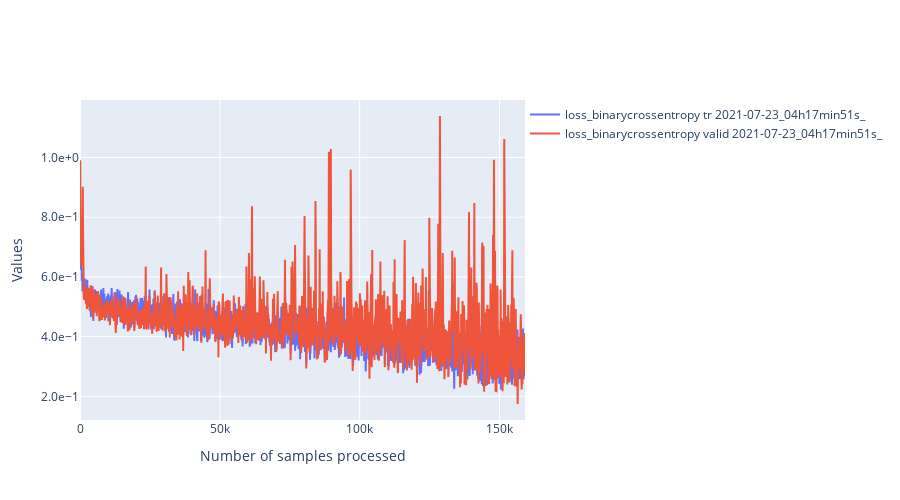

Here is the notebook cell this chart was saved with:
### Code cell
filtered_dataframe = data.df
import ipywidgets as widgets
class PersoToggleButton(widgets.ToggleButton):
    def __init__(self,name=None,*args,**kargs):
        super(PersoToggleButton, self).__init__(*args,**kargs)
        self.name = name

compute_width = lambda value:f"{max(len(str(value)) * 12, 60) + 20}px"
list_vertical_widgets = []
dico_changing_widgets_metadata = {}
list_changing_widgets_metrics = []
list_changing_widgets_tr_valid = []
# Widgets for the metadata ------------------------------------------------------------------
label_metadata_filter = "Metadata"
llocalvertwidgets = []
dico_changing_widgets_reorganized = {"metadata":{},"metrics":{},"mode":{}}
for metadata_name in df.columns:

    if metadata_name == "folder_id":
        continue
    possible_values = df[metadata_name].unique()
    label = widgets.Label(metadata_name)
    dico_changing_widgets_reorganized["metadata"][metadata_name] = {str(value):PersoToggleButton(
        value=True,
        description=str(value),
        disabled=False,
        button_style='', # 'success', 'info', 'warning', 'danger' or ''
        tooltip='',
        icon='check',
        layout = widgets.Layout(width = compute_width(value), margin='0px 0px 0px 0px'),
        name="metadata|"+metadata_name
    ) for value in possible_values}

    possibilities = list(dico_changing_widgets_reorganized["metadata"][metadata_name].values())
    dico_changing_widgets_metadata[metadata_name] = possibilities
    box = widgets.HBox(layout=widgets.Layout(width='100%',display='inline-flex',flex_flow='row wrap'),width='100%')
    box.overflow_x = 'auto'
    box.children = [label]+possibilities
    llocalvertwidgets.append(box)

box = widgets.VBox(width='100%')
box.children = llocalvertwidgets
list_vertical_widgets.append(box)
# Widgets to select metrics ---------------------------------------------------------------
label_metrics_filter = "Metrics"
dico_changing_widgets_reorganized["metrics"] = {str(metric_name):PersoToggleButton(
        value=True,
        description=metric_name,
        disabled=False,
        button_style='', # 'success', 'info', 'warning', 'danger' or ''
        tooltip='',
        icon='check',
        layout = widgets.Layout(width = compute_width(metric_name), margin='0px 0px 0px 0px'),
        name="metrics"
    )
    for metric_name in available_metrics}
possibilities = list(dico_changing_widgets_reorganized["metrics"].values())
list_changing_widgets_metrics = possibilities
box = widgets.HBox(layout=widgets.Layout(width='100%',display='inline-flex',flex_flow='row wrap'),width='100%')
box.overflow_x = 'auto'
box.children = possibilities
list_vertical_widgets.append(box)

# widgets to select tr or valid ----------------------------------------------------------
label_tr_valid_filter = "Mode_of_training"
possibilities = [PersoToggleButton(
        value=True,
        description=mode,
        disabled=False,
        button_style='', # 'success', 'info', 'warning', 'danger' or ''
        tooltip='',
        icon='check',
        layout = widgets.Layout(width = compute_width(mode), margin='0px 0px 0px 0px'),
        name="mode"
    )
    for mode in ["tr","valid"]]
list_changing_widgets_tr_valid = possibilities
box = widgets.HBox(layout=widgets.Layout(width='100%',display='inline-flex',flex_flow='row wrap'),width='100%')
box.overflow_x = 'auto'
box.children = possibilities
list_vertical_widgets.append(box)

titles = ["Metadata", "Metrics","Mode_of_training"]
l = []
for i,[item,title] in enumerate((zip(list_vertical_widgets,titles))):
    accordion = widgets.Accordion(children=[item],titles=(title,))
    accordion.set_title(0,title)
    accordion.selected_index = 0
    if i == 0:
        accordion.selected_index = None
    l.append(accordion)
# widget for moving average
moving_average = widgets.IntText(
    value=100,
    description='mean_window',
    disabled=False
)
# widget to toggle log scale for the y axis
y_log_scale = widgets.ToggleButton(
        value=True,
        description="logy",
        disabled=False,
        button_style='', # 'success', 'info', 'warning', 'danger' or ''
        tooltip='',
        icon='check',
        layout = widgets.Layout(width = compute_width("logy"), margin='0px 0px 0px 0px')
    )

global_box = widgets.VBox(l+[moving_average,y_log_scale])

# Handlers --------------------------------------------------------------------------------------
from IPython.display import display,clear_output
import plotly.graph_objects as go
import plotly.offline as pyo
pyo.init_notebook_mode()

def filter_metrics(runs):
    global states
    new_dico = {}
    for f,dico in dico_metrics.items():
        if f not in runs:
            continue
        new_dico[f] = {}
        for metric_name,list_values in dico.items():
            if states["metrics"][metric_name] is True:
                new_dico[f][metric_name] = list_values
    return new_dico
def plot(dico_vals,filtered_dataframe):
    global states
    import numpy as np
    list_scatters = []
    import matplotlib.pyplot as plt
    for run,dico_metrics in dico_vals.items():
        line_dataframe = filtered_dataframe[filtered_dataframe["folder_id"] == run]
        batch_size_tr = line_dataframe["tr_batch_size"].values[0]
        batch_size_valid = line_dataframe["valid_batch_size"].values[0]
        for metric_name,metric_values in dico_metrics.items():
            if metric_name == "loss":
                metric_name = "loss_"+filtered_dataframe[filtered_dataframe["folder_id"] == run]["loss"].values[0]
            access_name = "_values"
            for mode,state in states["mode"].items():
                if state is False:
                    continue
                batch_size = batch_size_tr if mode == "tr" else batch_size_valid
                print(mode,"!!!!!!!!!!!!!!",batch_size)
                access_name1 = mode + access_name
                v = metric_values[access_name1]
                window = int(moving_average.value/batch_size)
                new_values = []
                for i in range(len(v)-window):
                    new_values.append(np.mean(v[i:min(i+window,len(v))]))
                v = np.array(new_values)
                x = np.arange(0,v.shape[0]) * batch_size
                x = pd.Series(x)
                v = pd.Series(v)
                graph = go.Scatter(x=x,y=v,mode='lines',name=f"{metric_name} {mode} {run}",
                                   hovertemplate='Sample n°: %{x}'+f'<br>{metric_name} {mode}<br>{run}:'+' %{y}')
                list_scatters.append(graph)
    plt.clf()
    fig = go.Figure(
        data=list_scatters,
        layout=go.Layout(
            title=go.layout.Title(text=""),
            xaxis_title="Number of samples processed",
            yaxis_title="Values",
            legend=dict(
                orientation="h",
                y=1,
                x=1
            ),
            yaxis={'tickformat':'.1e',},
            width=900,
            height = 500
        ),
    )
    if states["others"]["logy"] is True:
        fig.update_yaxes(type="log")
    clear_output()
    display(global_box)
    pyo.iplot(fig)
states = {"others":{"mean_window":moving_average.value,"logy":False},
          "mode":{"tr":False,"valid":False},
          "metrics":{k:False for k in available_metrics},
          "metadata":{k:{
              str(k1):False for k1 in df[k].unique()
          } for k in df.columns}
          }
def handler(v):
    global query
    if v["name"] == "disabled":
        return
    global states
    try:
        name = "others"
        try:
            name = v["owner"].name
        except:
            pass
        name = name.split("|")
        try:
            new_val = not(v["new"]["value"])
        except:
            new_val = not(v["new"])
    except Exception as e:
        return
    if len(name) == 2:
        states[name[0]][name[1]][v["owner"].description] = not(states[name[0]][name[1]][v["owner"].description])
    else:
        states[name[0]][v["owner"].description] = not(states[name[0]][v["owner"].description])
    runs = filtered_dataframe["folder_id"].unique()
    dico_vals = filter_metrics(runs)
    plot(dico_vals,filtered_dataframe)
    try:
        print(dico_vals['2021-06-20_17h39min55s_']["mae"])
    except:
        pass
    print(metric_name)

for name,liste_w in dico_changing_widgets_metadata.items():
    for w in liste_w:
        w.observe(handler)
for w in list_changing_widgets_metrics:
    w.observe(handler)
list_changing_widgets_metrics[-1].value = True
for w in list_changing_widgets_tr_valid:
    w.observe(handler)
for w in [moving_average,y_log_scale]:
    w.observe(handler)
global_box

### Figure 1 — Plotly figure (JSON) as saved in the notebook; plotly's stock layout.template omitted (floating-point values rounded to 4 significant figures; data arrays with more than 128 entries replaced by an {"elided": "..."} marker saying what was removed)
{"data": [{"hovertemplate": "Sample n°: %{x}<br>loss_binarycrossentropy tr<br>2021-07-23_04h17min51s_: %{y}", "mode": "lines", "name": "loss_binarycrossentropy tr 2021-07-23_04h17min51s_", "type": "scatter", "x": {"elided": "15913 int values"}, "y": {"elided": "15913 float values"}}, {"hovertemplate": "Sample n°: %{x}<br>loss_binarycrossentropy valid<br>2021-07-23_04h17min51s_: %{y}", "mode": "lines", "name": "loss_binarycrossentropy valid 2021-07-23_04h17min51s_", "type": "scatter", "x": {"elided": "1591 int values"}, "y": {"elided": "1591 float values"}}], "layout": {"height": 500, "legend": {"orientation": "h", "x": 1, "y": 1}, "title": {"text": ""}, "width": 900, "xaxis": {"title": {"text": "Number of samples processed"}}, "yaxis": {"tickformat": ".1e", "title": {"text": "Values"}}}}
